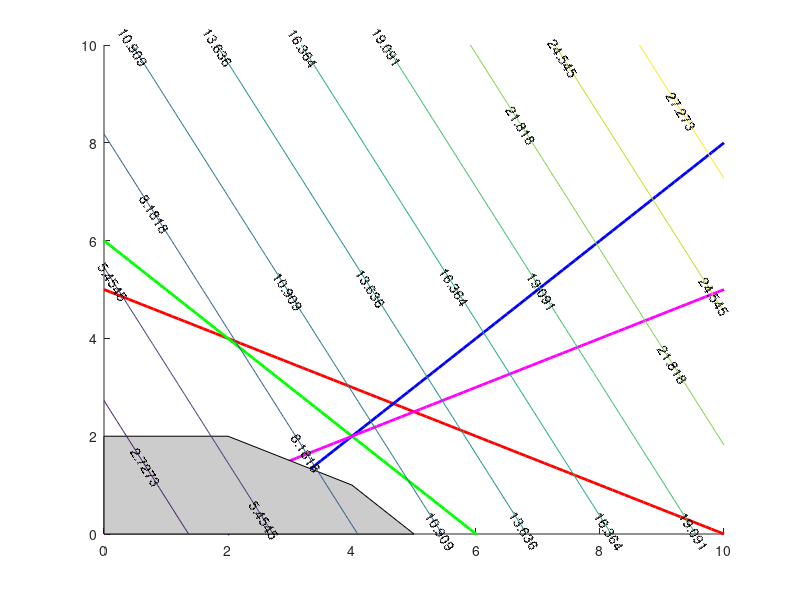

Write MATLAB code to recreate this figure. (Note: this script raises an error after producing the figure.)
% Define the objective function coefficients
c = [2; 1];

% Define the constraint coefficients and RHS values
A = [1, 2; 1, 1; 1, -1; 1, -2];
b = [10; 6; 2; 1];

% Create a grid of points for visualization
x1_range = 0:0.1:10;
x2_range = 0:0.1:10;
[X1, X2] = meshgrid(x1_range, x2_range);

% Check feasibility and calculate Z values for each point
feasible_points = all(A * [X1(:), X2(:)]' <= b, 1);
Z = c(1) * X1 + c(2) * X2;

% Plot the constraint lines and feasible region
figure;
hold on;
plot(x1_range, (10 - x1_range) / 2, 'r', 'LineWidth', 2);
plot(x1_range, 6 - x1_range, 'g', 'LineWidth', 2);
plot(x1_range, x1_range - 2, 'b', 'LineWidth', 2);
plot(x1_range, x1_range / 2, 'm', 'LineWidth', 2);
fill([0, 0, 2, 4, 5, 6, 10], [0, 2, 2, 1, 0, 0, 0], [0.8, 0.8, 0.8]);

% Plot the objective function values over the feasible region
contour(X1, X2, Z, 'ShowText', 'on');

% Find and plot the optimal solution point
options = optimset('linprog');
options.Display = 'off';
[x_opt, z_opt] = linprog(-c, A, b, [], [], zeros(2, 1), [], [], options);
plot(x_opt(1), x_opt(2), 'ro', 'MarkerSize', 10);

hold off;
grid on;
xlabel('x1');
ylabel('x2');
title('Graphical Solution of Linear Programming Problem');
legend('x1 + 2x2 <= 10', 'x1 + x2 <= 6', 'x1 - x2 <= 2', 'x1 - 2x2 <= 1', 'Feasible Region', 'Location', 'best');
